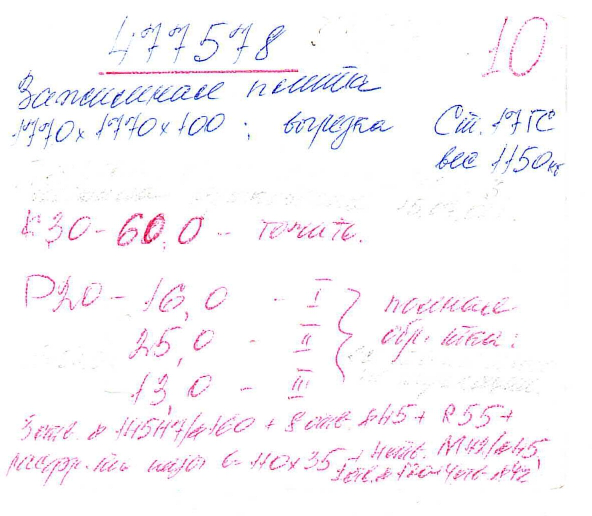
#> input picture backend/ocr_test/raw_cards/4775788.jpg, 592 x 516 px
$ python -i image_preprocessing.py   (imports and definitions only)
#> lines starting #> are read from the running program, lines starting #| are printed output that depends on the picture; after the words box and inside, x2 and y2 are one past the last pixel; in counts of white or black regions, pixels touching at a corner belong together
import cv2


def _safe_crop_bounds(x: int, y: int, w: int, h: int, img_w: int, img_h: int, padding: int):
    x0 = max(0, x - padding)
    y0 = max(0, y - padding)
    x1 = min(img_w, x + w + padding)
    y1 = min(img_h, y + h + padding)
    return x0, y0, x1, y1


def _component_is_meaningful(
    *,
    x: int,
    y: int,
    w: int,
    h: int,
    area: int,
    img_w: int,
    img_h: int,
    min_component_area: int,
    min_component_width: int,
    min_component_height: int,
    border_ignore_margin: int,
):
    if area < min_component_area or w < min_component_width or h < min_component_height:
        return False

    fill_ratio = area / float(max(1, w * h))
    aspect_ratio = w / float(max(1, h))

    touches_border = (
        x <= border_ignore_margin
        or y <= border_ignore_margin
        or x + w >= img_w - border_ignore_margin
        or y + h >= img_h - border_ignore_margin
    )

    is_thin_vertical = h > img_h * 0.35 and w <= 6
    is_thin_horizontal = w > img_w * 0.35 and h <= 6
    is_border_line = touches_border and (is_thin_vertical or is_thin_horizontal)
    is_sparse_tiny_blob = area < (min_component_area * 2) and fill_ratio < 0.08
    is_extreme_aspect = (aspect_ratio > 25 or aspect_ratio < 0.04) and touches_border

    if is_border_line or is_sparse_tiny_blob or is_extreme_aspect:
        return False

    return True


def _naive_content_bbox(mask):
    points = cv2.findNonZero(mask)
    if points is None:
        return None
    return cv2.boundingRect(points)


def autocrop_whitespace(
    image_path: str,
    *,
    padding: int = 20,
    white_threshold: int = 245,
    min_component_area: int = 80,
    min_component_width: int = 3,
    min_component_height: int = 3,
    border_ignore_margin: int = 8,
) -> str:
#> called with image_path = '../../ocr_test/raw_cards/4775788.jpg', padding = 20, white_threshold = 245, min_component_area = 80, min_component_width = 3, min_component_height = 3, border_ignore_margin = 8
    image = cv2.imread(image_path)
#> image is the input picture: shape (516, 592, 3); mean B, G, R 250.1, 247, 249.6
    if image is None:
        return image_path

    gray = cv2.cvtColor(image, cv2.COLOR_BGR2GRAY)
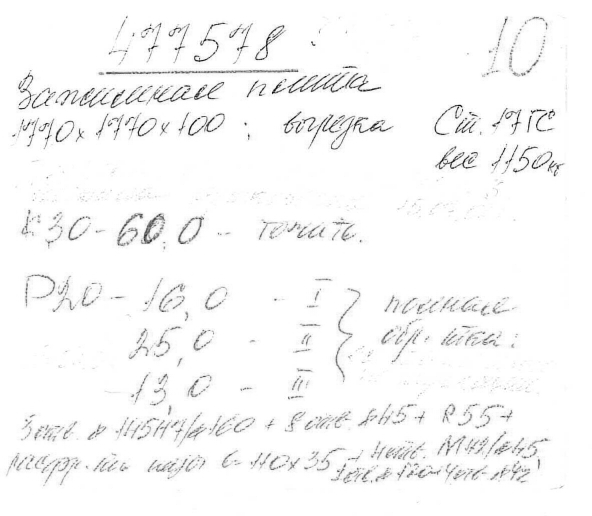
#> gray: shape (516, 592); min 8, max 255, mean 248.1
    non_white_mask = cv2.threshold(gray, white_threshold, 255, cv2.THRESH_BINARY_INV)[1]
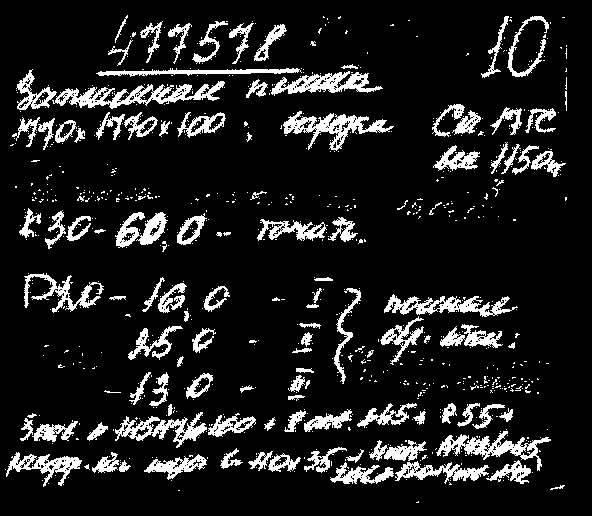
#> non_white_mask: shape (516, 592); 12% white; 846 white regions (731 under 20 px), largest, box (x1, y1, x2, y2) and area: (52, 81, 225, 109) 1827, (283, 111, 394, 151) 1471, (436, 431, 551, 471) 1370

    kernel = cv2.getStructuringElement(cv2.MORPH_RECT, (3, 3))
    cleaned_mask = cv2.morphologyEx(non_white_mask, cv2.MORPH_OPEN, kernel, iterations=1)
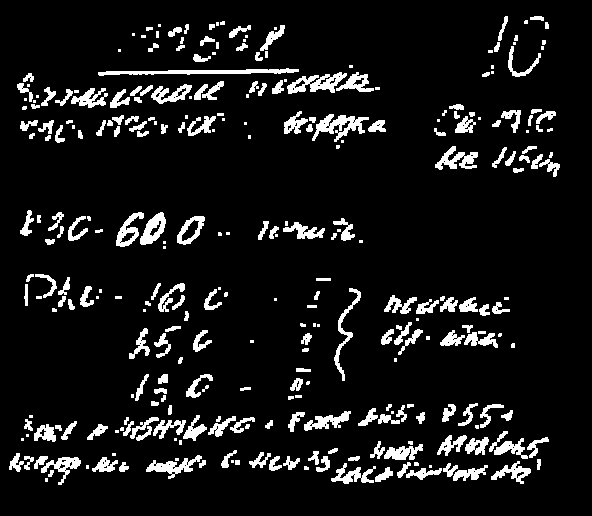
#> cleaned_mask: shape (516, 592); 8.9% white; 304 white regions (89 under 20 px), largest, box (x1, y1, x2, y2) and area: (98, 68, 299, 76) 779, (312, 114, 369, 142) 678, (287, 72, 347, 94) 624
    cleaned_mask = cv2.morphologyEx(cleaned_mask, cv2.MORPH_CLOSE, kernel, iterations=1)
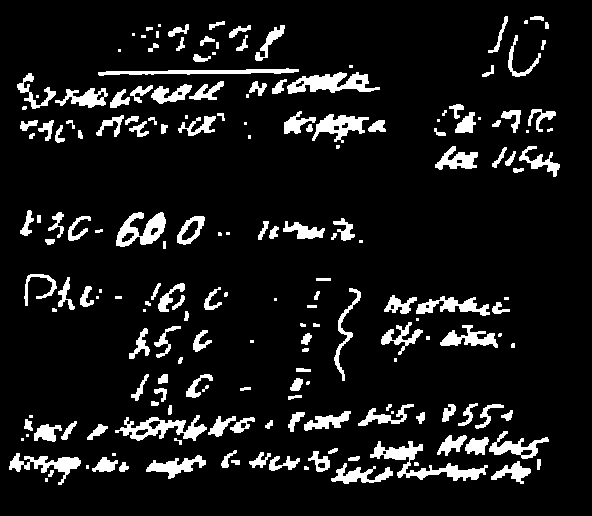
#> cleaned_mask: shape (516, 592); 9.6% white; 190 white regions (45 under 20 px), largest, box (x1, y1, x2, y2) and area: (370, 441, 488, 481) 1307, (287, 72, 380, 94) 1091, (115, 415, 207, 441) 1007
    cleaned_mask = cv2.medianBlur(cleaned_mask, 3)
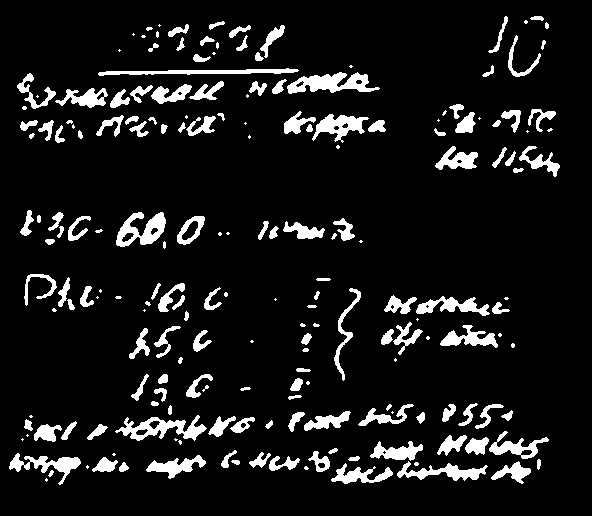
#> cleaned_mask: shape (516, 592); 9.4% white; 198 white regions (54 under 20 px), largest, box (x1, y1, x2, y2) and area: (287, 72, 380, 94) 1099, (115, 415, 207, 441) 1011, (116, 212, 166, 247) 909

    num_labels, labels, stats, _ = cv2.connectedComponentsWithStats(cleaned_mask, connectivity=8)
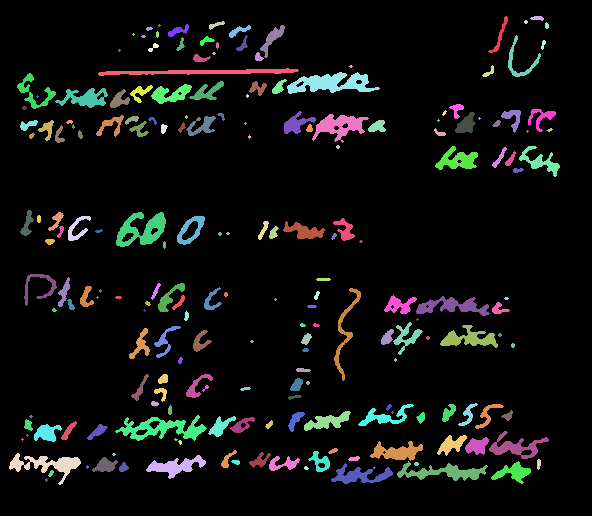
#> labels: shape (516, 592) int32; 199 distinct labels, from 0 to 198; one colour per label, 0 black
#> num_labels = 199; stats = 199 rows, first 6: [0, 0, 592, 516, 276841], [488, 16, 20, 37, 147], [530, 16, 14, 5, 49], [209, 21, 16, 9, 61], [524, 20, 4, 4, 12], [545, 22, 4, 7, 22]
    img_h, img_w = gray.shape[:2]
#> img_h = 516; img_w = 592
    meaningful_boxes = []

    for label in range(1, num_labels):
        x = int(stats[label, cv2.CC_STAT_LEFT])
        y = int(stats[label, cv2.CC_STAT_TOP])
        w = int(stats[label, cv2.CC_STAT_WIDTH])
        h = int(stats[label, cv2.CC_STAT_HEIGHT])
        area = int(stats[label, cv2.CC_STAT_AREA])

        if _component_is_meaningful(
            x=x,
            y=y,
            w=w,
            h=h,
            area=area,
            img_w=img_w,
            img_h=img_h,
            min_component_area=min_component_area,
            min_component_width=min_component_width,
            min_component_height=min_component_height,
            border_ignore_margin=border_ignore_margin,
        ):
            meaningful_boxes.append((x, y, w, h))
#> this loop made 198 passes

    if meaningful_boxes:
        min_x = min(box[0] for box in meaningful_boxes)
        min_y = min(box[1] for box in meaningful_boxes)
        max_x = max(box[0] + box[2] for box in meaningful_boxes)
        max_y = max(box[1] + box[3] for box in meaningful_boxes)
        crop_bbox = (min_x, min_y, max_x - min_x, max_y - min_y)
    else:
        crop_bbox = _naive_content_bbox(cleaned_mask)

    if crop_bbox is None:
        return image_path

    x, y, w, h = crop_bbox
    x0, y0, x1, y1 = _safe_crop_bounds(x, y, w, h, img_w, img_h, padding)

    cropped = image[y0:y1, x0:x1]
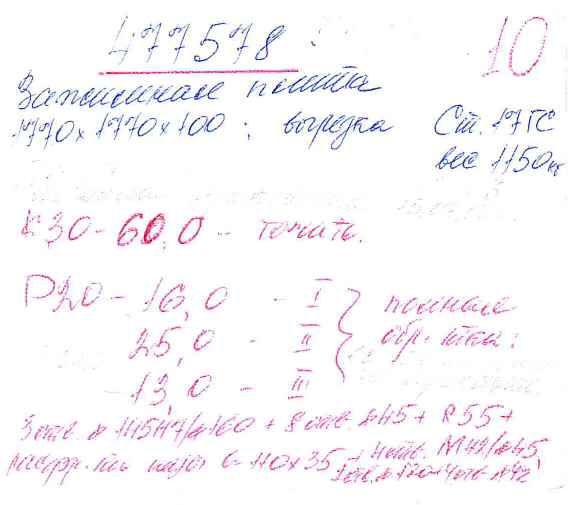
#> cropped: shape (505, 580, 3); mean B, G, R 249.9, 246.6, 249.4
    if cropped.size == 0:
        return image_path

    cv2.imwrite(image_path, cropped)
    return image_path

>>> result = autocrop_whitespace('../../ocr_test/raw_cards/4775788.jpg')

$ run again, on backend/ocr_test/raw_cards/477579.jpg
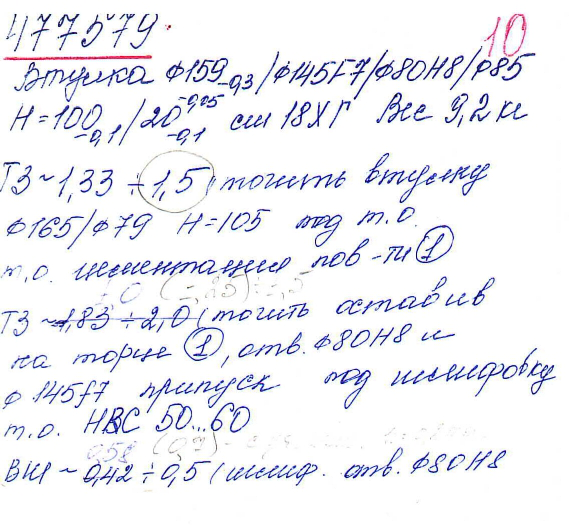
#> input picture backend/ocr_test/raw_cards/477579.jpg, 576 x 527 px
#> in autocrop_whitespace, image is the input picture: shape (527, 576, 3); mean B, G, R 244.5, 239.3, 238.6
#> non_white_mask: shape (527, 576); 16.9% white; 788 white regions (662 under 20 px), largest, box (x1, y1, x2, y2) and area: (2, 54, 156, 132) 2888, (72, 256, 293, 303) 2596, (40, 304, 225, 362) 2246
#> in autocrop_whitespace, `num_labels, labels, stats, _ = cv2.connectedComponentsWithStats(cleane..`:
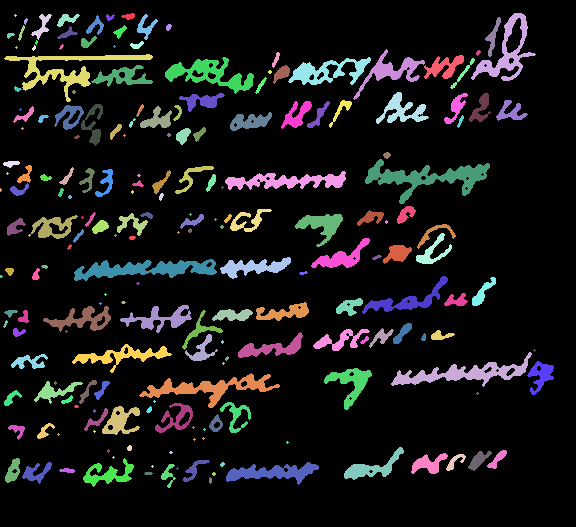
#> labels: shape (527, 576) int32; 203 distinct labels, from 0 to 202; one colour per label, 0 black
#> num_labels = 203; stats = 203 rows, first 6: [0, 0, 576, 527, 260537], [121, 13, 14, 7, 61], [471, 13, 65, 68, 1193], [14, 14, 3, 3, 5], [31, 14, 21, 26, 183], [57, 14, 23, 13, 140]
#> the loop in autocrop_whitespace, `for label in range(1, num_labels):` made 202 passes
#> (x, y, w, h, area) on passes 1, 7, 11: (121, 13, 14, 7, 61), (106, 14, 9, 7, 36), (18, 25, 7, 16, 41)
#> in autocrop_whitespace, `cropped = image[y0:y1, x0:x1]`:
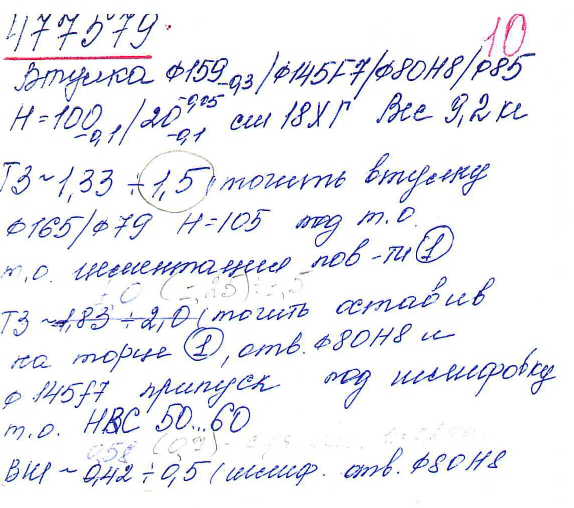
#> cropped: shape (508, 574, 3); mean B, G, R 244, 238.7, 237.9

$ run again, on backend/ocr_test/raw_cards/477582.jpg
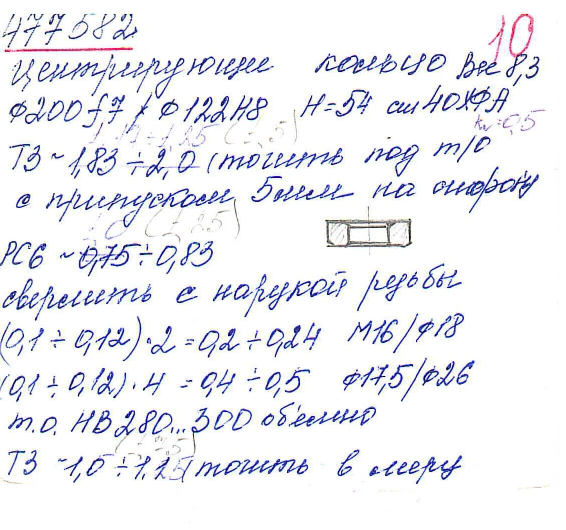
#> input picture backend/ocr_test/raw_cards/477582.jpg, 566 x 530 px
#> in autocrop_whitespace, image is the input picture: shape (530, 566, 3); mean B, G, R 243.6, 238, 237.2
#> non_white_mask: shape (530, 566); 17.9% white; 829 white regions (699 under 20 px), largest, box (x1, y1, x2, y2) and area: (44, 188, 240, 241) 2532, (36, 53, 185, 148) 2231, (0, 277, 153, 321) 1936
#> in autocrop_whitespace, `num_labels, labels, stats, _ = cv2.connectedComponentsWithStats(cleane..`:
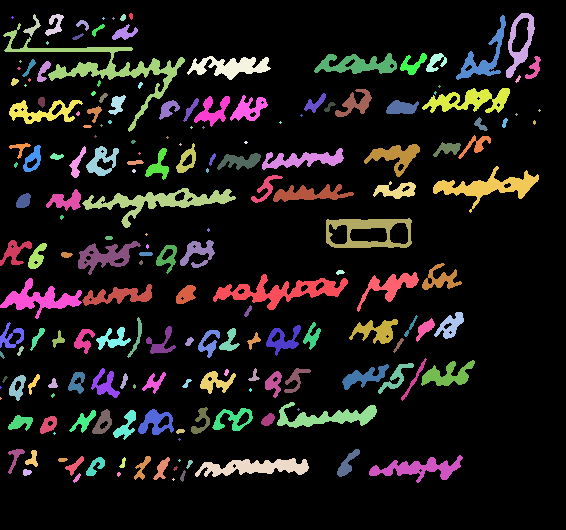
#> labels: shape (530, 566) int32; 189 distinct labels, from 0 to 188; one colour per label, 0 black
#> num_labels = 189; stats = 189 rows, first 6: [0, 0, 566, 530, 254061], [129, 13, 4, 7, 21], [506, 13, 29, 65, 691], [23, 14, 18, 23, 118], [45, 14, 19, 22, 195], [120, 14, 6, 7, 30]
#> the loop in autocrop_whitespace, `for label in range(1, num_labels):` made 188 passes
#> (x, y, w, h, area) on passes 1, 5, 10: (129, 13, 4, 7, 21), (120, 14, 6, 7, 30), (76, 20, 13, 11, 64)
#> after the loop in autocrop_whitespace, `for label in range(1, num_labels):`: meaningful_boxes = 100 items, first 6: (506, 13, 29, 65), (23, 14, 18, 23), (45, 14, 19, 22), (456, 15, 50, 65), (3, 23, 182, 109), (112, 24, 26, 16)
#> min_x = 0
#> min_y = 13
#> max_x = 541
#> max_y = 483
#> in autocrop_whitespace, `cropped = image[y0:y1, x0:x1]`:
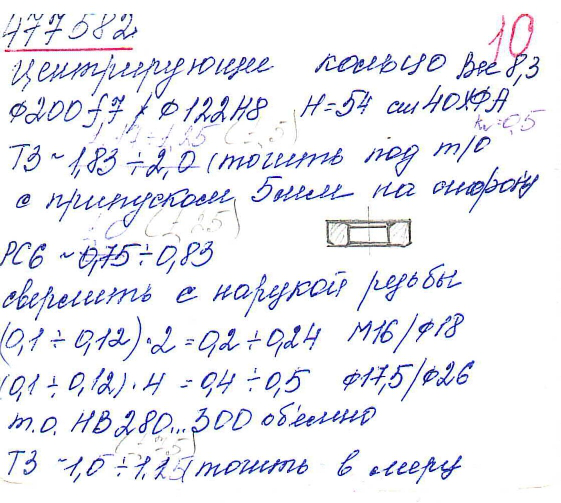
#> cropped: shape (503, 561, 3); mean B, G, R 242.8, 236.9, 236

$ run again, on backend/ocr_test/raw_cards/477587.jpg
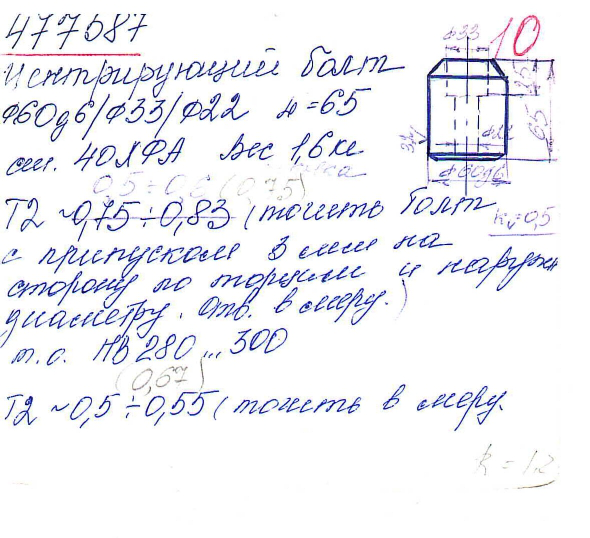
#> input picture backend/ocr_test/raw_cards/477587.jpg, 590 x 538 px
#> in autocrop_whitespace, image is the input picture: shape (538, 590, 3); mean B, G, R 244.6, 240, 239.4
#> non_white_mask: shape (538, 590); 16.4% white; 712 white regions (615 under 20 px), largest, box (x1, y1, x2, y2) and area: (398, 13, 560, 217) 8641, (7, 241, 241, 365) 6575, (26, 59, 185, 166) 3238
#> labels: shape (538, 590) int32; 210 distinct labels, from 0 to 209
#> num_labels = 210; stats = 210 rows, first 6: [0, 0, 590, 538, 275059], [39, 14, 13, 9, 41], [58, 14, 21, 11, 105], [84, 14, 20, 28, 193], [103, 14, 21, 29, 196], [141, 14, 4, 4, 12]
#> the loop in autocrop_whitespace, `for label in range(1, num_labels):` made 209 passes
#> (x, y, w, h, area) on passes 1, 11, 12: (39, 14, 13, 9, 41), (459, 24, 9, 11, 49), (471, 24, 7, 10, 33)
#> after the loop in autocrop_whitespace, `for label in range(1, num_labels):`: meaningful_boxes = 81 items, first 6: (58, 14, 21, 11), (84, 14, 20, 28), (103, 14, 21, 29), (401, 14, 141, 201), (128, 21, 18, 16), (32, 23, 15, 18)
#> min_x = 0
#> min_y = 14
#> max_x = 559
#> max_y = 431
#> crop_bbox = (0, 14, 559, 417)
#> in autocrop_whitespace, `x, y, w, h = crop_bbox`: x = 0; y = 14; w = 559; h = 417
#> x0 = 0
#> x1 = 579
#> in autocrop_whitespace, `cropped = image[y0:y1, x0:x1]`:
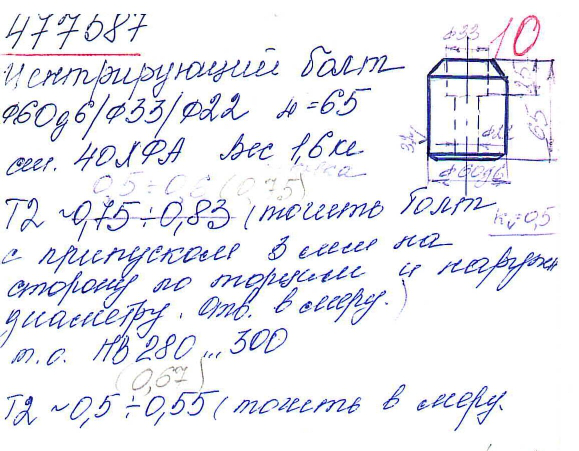
#> cropped: shape (451, 579, 3); mean B, G, R 242.5, 236.8, 236.1
